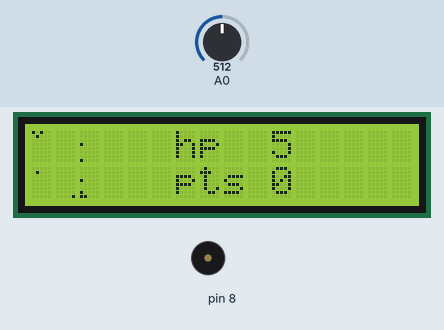
Simulated run of this sketch. Board: Arduino Uno, built with avr-gcc and run on an emulated ATmega328P. Shown: 16×2 character LCD, buzzer (waves = sounding). The test bench sets the inputs (shaded band); at power-on: A0 = 512.

Above: at 1.26 s.
1.3 s: A0 set to 213
2.8 s: A0 set to 183
At 3.64 s:
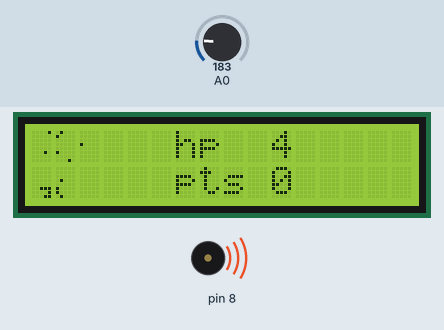
5.8 s: A0 set to 783
7.3 s: A0 set to 818
At 7.54 s:
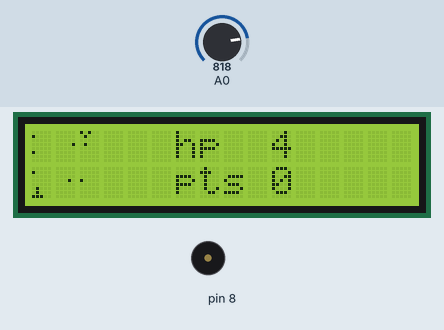
Timing chart, 0 to 10.0 s (numbered marks = the images above; inputs shaded):
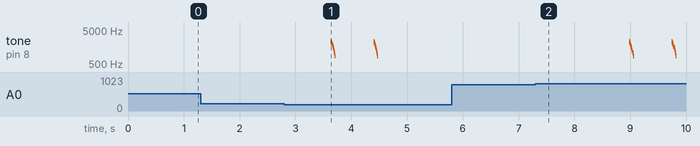

Measured:
- the behaviour switches between 200 and 199 on A0 (found by bisection; images 0 and 1)
- the behaviour switches between 800 and 801 on A0 (found by bisection; images 1 and 2)
- after the input at 2.8 s, tone on pin 8: plays 2280 Hz for 0.01 s, 2080 Hz for 0.01 s, 1880 Hz for 0.01 s, 1680 Hz for 0.01 s, 1480 Hz for 0.01 s, 1280 Hz for 0.01 s … (16 notes in this stretch), starting after 0.84 s
- after the input at 7.3 s, tone on pin 8: plays 2280 Hz for 0.01 s, 2080 Hz for 0.01 s, 1880 Hz for 0.01 s, 1680 Hz for 0.01 s, 1480 Hz for 0.01 s, 1280 Hz for 0.01 s … (16 notes in this stretch), starting after 1.7 s

The sketch:

ee120b_Lx.ino
```cpp
#include "Timer.h"
#include <LiquidCrystal.h>

byte canvas[8][8]; // 64 bytes
LiquidCrystal lcd(10, 11, 12, 5, 4, 3, 2); // RS~10, RW~11, E~12, D4~5, D5~4, D6~3, D7~2; 34 bytes

int sound_ticks = 0;
inline void PlayTone() {
  sound_ticks = 8;
}
inline void ProcessSound(const int pin) {
  if (sound_ticks) {
    --sound_ticks;
    tone(pin, 200*sound_ticks+880);
  } else noTone(pin);
}

/**
 * 0 2 4 6
 * 1 3 5 7
 */

void Clear() {
  for (int k = 0; k < 8; ++k) {
    for (int i = 0; i < 8; ++i ) {
      canvas[k][i] = 0;
    }
  }
}
bool ShouldExist(int x, int y) { // same as OnScreen but for enemies showing up from the top
  return x >= 0 && x < 20 && y < 16;
}
bool OnScreen(int x, int y) {
  return x >= 0 && x < 20 && y >= 0 && y < 16;
}
bool OnBoundary(int x, int y) {
  return x == 0 && x == 19 && y == 0 && y == 19;
}
void Set(int x, int y) {
  if (!OnScreen(x, y)) {
    return;
  }
  // chunk location (which of the 5x8 chars to draw onto)
  const int cx = x / 5;
  const int cy = y / 8;
  // note: y - cy*8 = y % 8
  // set a bit
  canvas[cy + cx*2][y - cy*8] |= 1 << (4 - (x - cx*5));
}
void XorSet(int x, int y) {
  if (!OnScreen(x, y)) {
    return;
  }
  const int cx = x / 5;
  const int cy = y / 8;
  canvas[cy + cx*2][y - cy*8] ^= 1 << (4 - (x - cx*5));
}

class Projectile {
 private: // 5 bytes
  char _x, _y, _dx, _dy;
  byte _state; // &1 ~ valid, &2 ~ friendly;
 public:
  Projectile() {}
  Projectile(char x, char y, char dx, char dy, bool friendly): _x(x), _y(y), _dx(dx), _dy(dy) {
    _state = 1 | (2 * friendly);
  }
  void Tick() {
    _x += _dx;
    _y += _dy;
    if (!OnScreen(_x, _y)) {
      _state &= 0xFE; // unset valid bit
    }
  }
  char GetX() const {
    return _x;
  }
  char GetY() const {
    return _y;
  }
  void Draw() {
    Set(_x, _y);
  }
  bool IsValid() const {
    return (_state & 1) == 1;
  }
  bool IsFriendly() const {
    return (_state & 2) == 2;
  }
  void Destroy() {
    _state &= 0xFE; // invalidate
    // 1 frame animation
    XorSet(_x, _y);
    XorSet(_x-1, _y-1);
    XorSet(_x+1, _y-1);
    XorSet(_x-1, _y+1);
    XorSet(_x+1, _y+1);
    PlayTone();
  }
};

int projectile_n = 0; // how many projectiles
Projectile projectiles[100]; // 500 bytes
inline void ProcessProjectiles() {
  int j = 0; // location of next projectile (how many valid were counted)
  for (int i = 0; i < projectile_n; ++i) {
    Projectile &projectile = projectiles[i];
    projectile.Draw();
    projectile.Tick();
    if (projectile.IsValid()) { // clear out unneeded projectiles
      if (i != j) {
        projectiles[j] = projectile;
      }
      ++j;
    }
  }
  projectile_n = j;
}
#define AddProjectile(p) projectiles[projectile_n++] = p;

class Player {
 private:
  byte _state;
 public:
  byte life;
  int score;
  char x, y, dx;
  Player(char nx, char ny): x(nx), y(ny) {
    dx = 0;
    _state = 1;
    life = 5;
    score = 0;
  }
  void Tick() {
    _state += 2;
    if ((_state & 0x03) == 0x03) { // move faster
      if (OnScreen(x+dx, 1)) { // make sure movement is valid
        x += dx;
      }
    }
    if ((_state & 0x06) == 0x06) { // periodic
      AddProjectile(Projectile(x, y-1, 0, -1, true));
    }
    // loop through projectiles to see if you got hit
    for (int i = 0; i < projectile_n; ++i) {
      Projectile &projectile = projectiles[i];
      if (life && !projectile.IsFriendly() && abs(projectile.GetX() - x) + abs(projectile.GetY() - y) <= 1) { // within 1 manhattan dist
        --life;
        projectile.Destroy();
      }
    }
    if (life <= 0) {
      _state &= 0xFE; // die
    }
  }
  void Draw() {
    Set(x, y);
    Set(x, y+1);
    Set(x-1, y+1);
    Set(x+1, y+1);
  }
  bool IsValid() const {
    return (_state & 1) == 1;
  }
};
Player player(10, 14);

class Ship {
 private:
  char _x, _y, _dx, _dy;
  byte _state; // s0 ~ alive, s1..s4 ~ fire cd, s5..s7 ~ move cd
  byte _hp;
  byte _type;
  // 7 6 5 4 3 2 1 0
  // [   ] [     ]
 public:
  Ship() {}
  Ship(char x, char y): _x(x), _y(y) {}
  Ship(char x, char y, char dx, char dy): _x(x), _y(y), _dx(dx), _dy(dy) {
    _state = 1;
    _hp = 2;
    _type = 0;
  }
  Ship(char x, char y, char type): _x(x), _y(y) {
    _state = 1;
    _type = type;
    switch(_type) {
      case 0:
        _dx = _dy = 1;
        _hp = 3;
        break;
      case 1:
        _dx = 0;
        _dy = 1;
        _hp = 6;
        break;
      case 2:
        _dx = 1;
        _dy = 0;
        _hp = 25;
        break;
    }
  }
  void Tick() {
    _state += 2;
    if ((_state & 0x0E) == 0x0E) { // periodic
      if (OnScreen(_x, _y)) { // only fire when onscreen
        switch(_type) {
          case 0: // || pattern
            AddProjectile(Projectile(_x-1, _y+1, 0, 1, false));
            AddProjectile(Projectile(_x+1, _y+1, 0, 1, false));
            break;
          case 1: // -|- pattern
            if ((_state & 0x30) == 0x30) { // move down faster than usual
              _y += _dy;
              _state ^= 0x30;
              AddProjectile(Projectile(_x-1, _y, -1, 0, false));
              AddProjectile(Projectile(_x, _y, 1, 0, false));
            }
            break;
          case 2: // /|\ pattern
            AddProjectile(Projectile(_x, _y-1, 0, 1, false));
            AddProjectile(Projectile(_x-1, _y, -1, 1, false));
            AddProjectile(Projectile(_x-1, _y, 1, 1, false));
        }
      }
      if (!ShouldExist(_x+_dx, 1)) {
        _dx *= -1; // change direction!
      }
      _x += _dx;
      if ((_state & 0xE0) == 0xE0) { // move every few times
        _y += _dy;
      }
      if (!ShouldExist(_x, _y)) _state &= 0xFE; // unset valid bit
    }
    // loop through projectiles to see if you got hit
    for (int i = 0; i < projectile_n; ++i) {
      Projectile &projectile = projectiles[i];
      if (projectile.IsFriendly() && abs(projectile.GetX() - _x) + abs(projectile.GetY() - _y) <= 1) { // within 1 manhattan dist
        projectile.Destroy();
        --_hp;
        if (_hp <= 0) {
          _state &= 0xFE; // unset valid bit
          player.score += 10 * _type + 5;
          if (player.life < 5) player.life ++;
        }
        break;
      }
    }
  }
  void Draw() {
    switch(_type){
      case 0:
        Set(_x, _y);
//        Set(_x, _y-1);
        Set(_x-1, _y-1);
        Set(_x+1, _y-1);
        break;
      case 1:
        Set(_x, _y);
        Set(_x-1, _y);
        Set(_x, _y-1);
        Set(_x-1, _y-1);
        break;
      case 2:
        Set(_x, _y);
        Set(_x-1, _y-1);
        Set(_x+1, _y-1);
        Set(_x-2, _y-2);
        Set(_x+2, _y-2);
        break;
    }
  }
  bool IsValid() const {
    return (_state & 1) == 1;
  }
};

int ship_n = 0;
Ship ships[20];
inline void ProcessShips() {
  int j = 0; // location of next projectile (how many valid were counted)
  for (int i = 0; i < ship_n; ++i) {
    Ship &ship = ships[i];
    ship.Draw();
    ship.Tick();
    if (ship.IsValid()) { // clear out unneeded projectiles
      if (i != j) {
        ships[j] = ship;
      }
      ++j;
    }
  }
  ship_n = j;
}
#define AddShip(x) ships[ship_n++] = x;

#define rep(n, w) for(int i = 0; i < n; ++i) w
#define Basic(x, y) AddShip(Ship(x, y, 0))
#define Wall(x, y)  AddShip(Ship(x, y, 1))
#define Boss(x, y)  AddShip(Ship(x, y, 2))

int curr_level = 0;
inline void ProcessLevels() {
  if (ship_n == 0) {
    switch(curr_level) {
      case 0:
        Basic(3, 3);
        break;
      case 1:
        Wall(6, 3);
        Wall(16, 3);
        break;
      case 2:
        Basic(10, 3);
        rep(5, Wall(i * 4, 4-i));
        break;
      case 3:
        Wall(3, 4);
        Wall(6, 4);
        Wall(13, 4);
        Wall(16, 4);
        Boss(1, 3);
        break;
      case 4:
        Boss(6, 3);
        Boss(16, 5);
        break;
      default:
        return;
    }
    ++ curr_level;
    player.score += 100;
  }
}

void setup() {
  lcd.begin(16, 2);
  for (int i = 0; i < 4; ++i) {
    for (int j = 0; j < 2; ++j) {
      lcd.setCursor(i, j);
      lcd.write(byte(i*2 + j));
    }
  }
  AddShip(Ship(0, 1, 0));
//  for (int i=2;i<15;i+=4)
//  AddShip(Ship(i, 3, 2));
//  AddShip(Ship(3, 3, 2));
//  AddProjectile(Projectile(2, 2, 0, 1, false));
//  for (int i = 0; i < 10; ++i) {
//    AddProjectile(Projectile(i, i, 0, 1, false));
//  }
  Serial.begin(9600);
  pinMode(A0, INPUT);
  pinMode(8, OUTPUT);

  TimerSet(10); // 100Hz (10ms);
  TimerOn();
  TimerFlag = 0;
}

const int animate_tick_interval = 8; // game runs at 12.5Hz
int animate_ticks = animate_tick_interval;
void loop() {
  while (!TimerFlag) {}
  TimerFlag = 0;
  TimerOn();

  // playing sounds
  ProcessSound(8);

  --animate_ticks;
  if (!animate_ticks){
    animate_ticks = animate_tick_interval;
    Clear();
    ProcessShips();
    ProcessProjectiles();
    ProcessLevels();

    int a0 = analogRead(A0);
    if (a0 < 200) {
      player.dx = -1;
    } else if(a0 > 800) {
      player.dx = 1;
    } else {
      player.dx = 0;
    }
    if (player.IsValid()) {
      player.Draw();
      player.Tick();
    }

    // push canvas to lcd
    for (int g = 0; g < 8; ++g) {
      lcd.createChar(g, canvas[g]);
    }
    for (int i = 0; i < 4; ++i) {
      for (int j = 0; j < 2; ++j) {
        lcd.setCursor(i, j);
        lcd.write(byte(i*2 + j));
      }
    }
    lcd.setCursor(6, 0);
    lcd.print("hp  ");
    lcd.print((int)player.life);
    lcd.print("  ");
    lcd.setCursor(6, 1);
    lcd.print("pts ");
    lcd.print(player.score);
    lcd.print("  ");
  }
}
```

Timer.h
```cpp
// Permission to copy is granted provided that this header remains intact.
// This software is provided with no warranties.

////////////////////////////////////////////////////////////////////////////////

#ifndef Timer
#define Timer

#include "Arduino.h"

volatile unsigned char TimerFlag = 0; // TimerISR() sets this to 1. C programmer should clear to 0.

// Internal variables for mapping AVR's ISR to our cleaner TimerISR model.
unsigned long _avr_timer_M = 1; // Start count from here, down to 0. Default 1ms
unsigned long _avr_timer_cntcurr = 0; // Current internal count of 1ms ticks

// Set TimerISR() to tick every M ms
void TimerSet(unsigned long M) {
  _avr_timer_M = M;
  _avr_timer_cntcurr = _avr_timer_M;
}

void TimerOn() {
  // AVR timer/counter controller register TCCR1
  TCCR1B  = 0x0B; // bit3 = 1: CTC mode (clear timer on compare)
          // bit2bit1bit0=011: prescaler /64
          // 00001011: 0x0B
          // SO, 16 MHz clock or 16,000,000 /64 = 250,000 ticks/s
          // Thus, TCNT1 register will count at 250,000 ticks/s
          // FOR MICROSECONDS:
          // bit3 = 1: CTC mode (clear timer on compare)
          // bit2bit1bit0=010: prescaler /64
          // 00001011: 0x0A
          // SO, 16 MHz clock or 16,000,000 /8 = 2,000,000 ticks/s
          // Thus, TCNT1 register will count at 2,000,000 ticks/s

  // AVR output compare register OCR1A.
  OCR1A   = 250;  // Timer interrupt will be generated when TCNT1==OCR1A
          // We want a 1 ms tick. 0.001 s * 250,000 ticks/s = 250
          // So when TCNT1 register equals 250,
          // 1 ms has passed. Thus, we compare to 250.
          // AVR timer interrupt mask register
          // FOR MICROSECONDS:
          // Timer interrupt will be generated when TCNT1==OCR1A
          // We want a 1 us tick. 0.000001 s * 2,000,000 ticks/s = 2
          // So when TCNT1 register equals 2,
          // 1 us has passed. Thus, we compare to 2.
          // AVR timer interrupt mask register

  TIMSK1  = 0x02; // bit1: OCIE1A -- enables compare match interrupt

  //Initialize avr counter
  TCNT1 = 0;

  // TimerISR will be called every _avr_timer_cntcurr milliseconds
  _avr_timer_cntcurr = _avr_timer_M;

  //Enable global interrupts
  SREG |= 0x80; // 0x80: 1000000
}

void TimerOff() {
  TCCR1B  = 0x00; // bit3bit2bit1bit0=0000: timer off
}

void TimerISR() {
  TimerFlag = 1;
}

// In our approach, the C programmer does not touch this ISR, but rather TimerISR()
ISR(TIMER1_COMPA_vect)
{
  // CPU automatically calls when TCNT0 == OCR0 (every 1 ms per TimerOn settings)
  _avr_timer_cntcurr--;       // Count down to 0 rather than up to TOP
  if (_avr_timer_cntcurr == 0) {  // results in a more efficient compare
    TimerISR();         // Call the ISR that the user uses
    _avr_timer_cntcurr = _avr_timer_M;
  }
}

#endif //Timer
```
